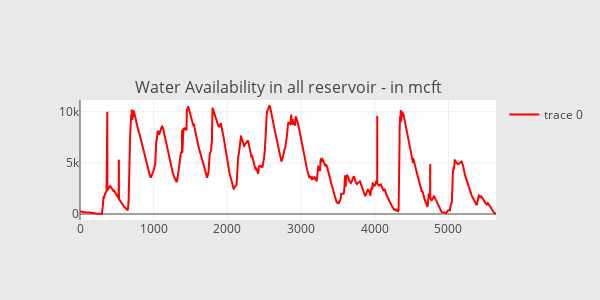

The cell this chart's notebook holds for it:
### Code cell
scatter_total = go.Scatter(
        x=df.Date.index[::-1],
        y=df.total.values[::-1],
        showlegend=True,
        marker=dict(
            color="red",
        ),
    )
subtitles = ["Water Availability in all reservoir - in mcft"]

fig = tools.make_subplots(rows=1, cols=1, vertical_spacing=0.08,
                          subplot_titles=subtitles)
fig.append_trace(scatter_total, 1, 1)
fig['layout'].update(height=300, width=600, paper_bgcolor='rgb(233,233,233)')
py.iplot(fig, filename='res-plots')

### Figure 1 — Plotly figure (JSON) as saved in the notebook; plotly's stock layout.template omitted (floating-point values rounded to 4 significant figures; data arrays with more than 128 entries replaced by an {"elided": "..."} marker saying what was removed)
{"data": [{"marker": {"color": "red"}, "showlegend": true, "type": "scatter", "uid": "ddecdf33-baa3-400d-b33a-a4e83ab09896", "x": {"elided": "5647 int values"}, "xaxis": "x", "y": {"elided": "5647 float values"}, "yaxis": "y"}], "layout": {"annotations": [{"font": {"size": 16}, "showarrow": false, "text": "Water Availability in all reservoir - in mcft", "x": 0.5, "xanchor": "center", "xref": "paper", "y": 1, "yanchor": "bottom", "yref": "paper"}], "height": 300, "paper_bgcolor": "rgb(233,233,233)", "width": 600, "xaxis": {"anchor": "y", "domain": [0, 1]}, "yaxis": {"anchor": "x", "domain": [0, 1]}}}
